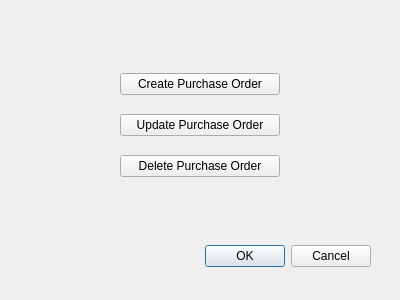
<?xml version="1.0" encoding="UTF-8"?>
<ui version="4.0">
 <class>PurchaseOrder</class>
 <widget class="QDialog" name="PurchaseOrder">
  <property name="geometry">
   <rect>
    <x>0</x>
    <y>0</y>
    <width>400</width>
    <height>300</height>
   </rect>
  </property>
  <property name="windowTitle">
   <string>Dialog</string>
  </property>
  <widget class="QDialogButtonBox" name="buttonBox">
   <property name="geometry">
    <rect>
     <x>30</x>
     <y>240</y>
     <width>341</width>
     <height>32</height>
    </rect>
   </property>
   <property name="orientation">
    <enum>Qt::Horizontal</enum>
   </property>
   <property name="standardButtons">
    <set>QDialogButtonBox::Cancel|QDialogButtonBox::Ok</set>
   </property>
  </widget>
  <widget class="QWidget" name="verticalLayoutWidget">
   <property name="geometry">
    <rect>
     <x>120</x>
     <y>60</y>
     <width>160</width>
     <height>131</height>
    </rect>
   </property>
   <layout class="QVBoxLayout" name="verticalLayout">
    <item>
     <widget class="QPushButton" name="buttonCreate">
      <property name="text">
       <string>Create Purchase Order</string>
      </property>
     </widget>
    </item>
    <item>
     <widget class="QPushButton" name="buttonUpdate">
      <property name="text">
       <string>Update Purchase Order</string>
      </property>
     </widget>
    </item>
    <item>
     <widget class="QPushButton" name="buttonDelete">
      <property name="text">
       <string>Delete Purchase Order</string>
      </property>
     </widget>
    </item>
   </layout>
  </widget>
 </widget>
 <resources/>
 <connections>
  <connection>
   <sender>buttonBox</sender>
   <signal>accepted()</signal>
   <receiver>PurchaseOrder</receiver>
   <slot>accept()</slot>
   <hints>
    <hint type="sourcelabel">
     <x>248</x>
     <y>254</y>
    </hint>
    <hint type="destinationlabel">
     <x>157</x>
     <y>274</y>
    </hint>
   </hints>
  </connection>
  <connection>
   <sender>buttonBox</sender>
   <signal>rejected()</signal>
   <receiver>PurchaseOrder</receiver>
   <slot>reject()</slot>
   <hints>
    <hint type="sourcelabel">
     <x>316</x>
     <y>260</y>
    </hint>
    <hint type="destinationlabel">
     <x>286</x>
     <y>274</y>
    </hint>
   </hints>
  </connection>
 </connections>
</ui>
